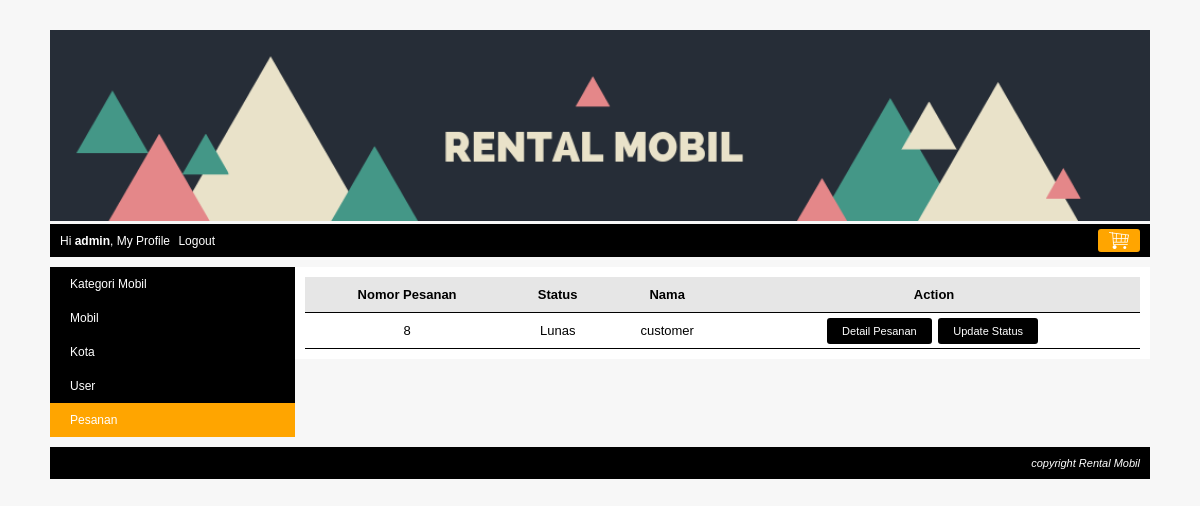
Page /index.php?page=my_profile&module=pesanan&action=list (signed in) on the committed database.
### tables this page shows
CREATE TABLE `pesanan` (
  `pesanan_id` int(10) NOT NULL,
  `kota_id` int(10) NOT NULL,
  `user_id` int(10) NOT NULL,
  `nama_penerima` varchar(150) NOT NULL,
  `nomor_telepon` varchar(15) NOT NULL,
  `alamat` varchar(300) NOT NULL,
  `tanggal_pemesanan` datetime NOT NULL,
  `status` tinyint(4) NOT NULL
);

CREATE TABLE `user` (
  `user_id` int(10) NOT NULL,
  `level` varchar(30) NOT NULL,
  `nama` varchar(150) NOT NULL,
  `email` varchar(160) NOT NULL,
  `alamat` varchar(400) NOT NULL,
  `phone` varchar(15) NOT NULL,
  `password` varchar(300) NOT NULL,
  `status` enum('on','off') NOT NULL
);

### function/helper.php (called while the page is built, shortened)
<?php
	$arrayStatusPesanan[0] = "Menunggu Pembayaran";
	$arrayStatusPesanan[1] = "Pembayaran sedang di Validasi";
	$arrayStatusPesanan[2] = "Lunas";
	$arrayStatusPesanan[3] = "Pembayaran di Tolak	";

### module/pesanan/list.php (the view, shortened to what this page needs)
<?php
	if($level == "superadmin"){
		$queryPesanan = mysqli_query($koneksi, "SELECT pesanan.*, user.nama FROM pesanan JOIN user ON pesanan.user_id=user.user_id ORDER BY pesanan.tanggal_pemesanan DESC");
	}else{
		$queryPesanan = mysqli_query($koneksi, "SELECT pesanan.*, user.nama FROM pesanan JOIN user ON pesanan.user_id=user.user_id WHERE pesanan .user_id='$user_id' ORDER BY pesanan.tanggal_pemesanan DESC");
	}
	if(mysqli_num_rows($queryPesanan) == 0){
		echo "<h3>Saat ini belum ada data pesanan</h3>";
	}
	else{
		echo "<table class='table-list'>
				<tr class='baris-title'>
					<th class='kiri'>Nomor Pesanan</th>
					<th class='kiri'>Status</th>
					<th class='kiri'>Nama</th>
					<th class='kiri'>Action</th>
				</tr>";
		$adminButton = "";
		while($row=mysqli_fetch_assoc($queryPesanan)){
		if($level == "superadmin"){
			$adminButton = "<a class='tombol-action' href='".BASE_URL."index.php?page=my_profile&module=pesanan&action=status&pesanan_id=$row[pesanan_id]'>Update Status</a>";
		}
			$status = $row['status'];
			echo "<tr>
					<td class='kiri'>$row[pesanan_id]</td>
					<td class='kiri'>$arrayStatusPesanan[$status]</td>
					<td class='kiri'>$row[nama]</td>
					<td class='kiri'>
						<a class='tombol-action' href='".BASE_URL."index.php?page=my_profile&module=pesanan&action=detail&pesanan_id=$row[pesanan_id]'>Detail Pesanan</a>
						$adminButton
					</td>
				 </tr>";
		}
		echo "</table>";
	}
?>

### css/style1.css (style rules this page uses)
body { font-family:arial; font-size:12px; color:black; background:#F7F7F7; margin:0px; }
.table-list { width: 100%; border-collapse: collapse; }
.table-list tr { border-bottom: 1px solid black; }
.table-list tr.baris-title { background: #E6E6E6; }
.table-list tr th, .table-list tr td { padding: 10px 7px; font-size:13px; text-align: center; }
.kiri { text-align: left; font-size: 14-x; }
.tombol-action { background: black; color: white; padding: 7px 15px; border-radius: 3px; cursor: pointer; text-decoration: none; margin-right: 3px; font-size: 11px; }

### rows in the picture
pesanan: pesanan_id "8", status "Lunas", user.nama "customer"

### other values in the picture
$nama "admin"
